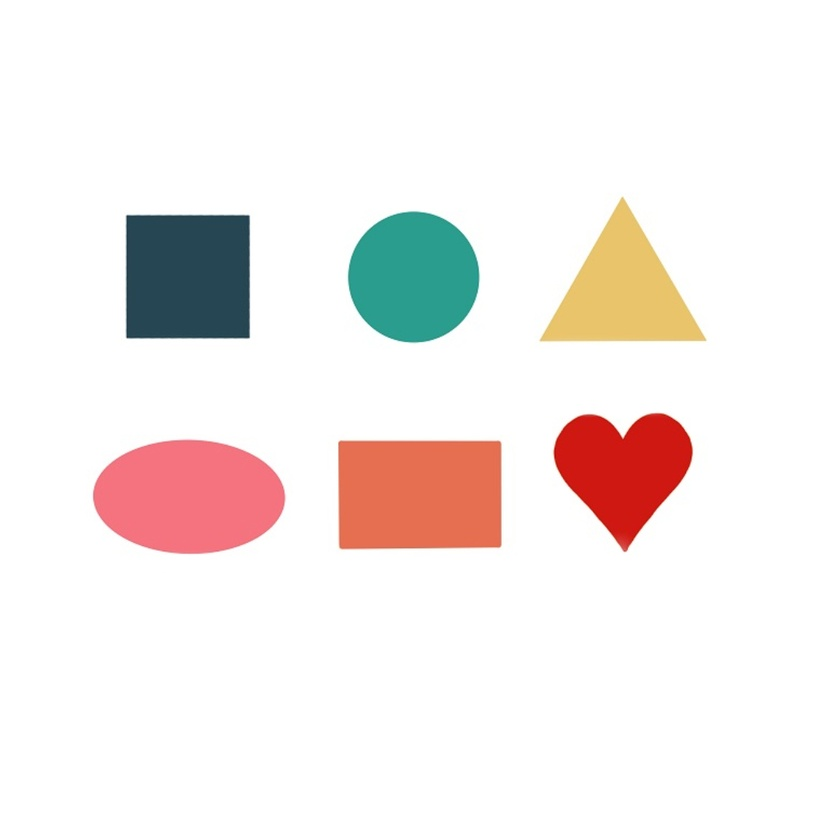
#> input picture images/shapes.jpg, 840 x 840 px, shrunk from 1080 x 1080 before the run
$ python opencv9.py   (older library calls are emulated)
#> lines starting #> are read from the running program, lines starting #| are printed output that depends on the picture; after the words box and inside, x2 and y2 are one past the last pixel; in counts of white or black regions, pixels touching at a corner belong together
#!/usr/bin/env python3

import numpy as np
import cv2

def read_rgb_image(image_name, show):
    rgb_image = cv2.imread(image_name)
    if show:
        cv2.imshow("RGB Image",rgb_image)
    return rgb_image

def convert_rgb_to_gray(rgb_image,show,blur):
    gray_image = cv2.cvtColor(rgb_image, cv2.COLOR_BGR2GRAY)
    if show:
        cv2.imshow("Gray Image",gray_image)
    if blur: rgb_image = cv2.GaussianBlur(rgb_image, (5, 5), 0)
    return gray_image

def convert_gray_to_binary(gray_image, adaptive, show):
    #choose THRESH_BINARY_INV or THRESH_BINARY depending on
    # which give a black background.
    # We must get a black background for countours to work
    if adaptive:
        binary_image = cv2.adaptiveThreshold(gray_image,
                            255,
                            cv2.ADAPTIVE_THRESH_GAUSSIAN_C,
                            cv2.THRESH_BINARY_INV, 5, 2)
    else:
        _,binary_image = cv2.threshold(gray_image,60,255,cv2.THRESH_BINARY_INV)
    if show:
        cv2.imshow("Binary Image", binary_image)
    #binary_image = cv2.erode(binary_image, None, iterations=2)
    #binary_image = cv2.dilate(binary_image, None, iterations=2)
    return binary_image

def getContours(binary_image):
    #_, contours, hierarchy = cv2.findContours(binary_image,
    #                                          cv2.RETR_TREE,
    #                                           cv2.CHAIN_APPROX_SIMPLE)
    contours, hierarchy = cv2.findContours(binary_image.copy(),
                                            cv2.RETR_EXTERNAL,
	                                        cv2.CHAIN_APPROX_SIMPLE)
    return contours

def draw_contours(image, contours, image_name):
    index = -1 #means all contours
    thickness = 2 #thinkess of the contour line
    color = (255, 0, 255) #color of the contour line
    cv2.drawContours(image, contours, index, color, thickness)
    cv2.imshow(image_name,image)

def process_contours(binary_image, rgb_image, contours):
    black_image = np.zeros([binary_image.shape[0], binary_image.shape[1],3],'uint8')

    for c in contours:
        area = cv2.contourArea(c)
        perimeter= cv2.arcLength(c, True)
        ((x, y), radius) = cv2.minEnclosingCircle(c)
        cv2.drawContours(rgb_image, [c], -1, (150,250,150), 1)
        cv2.drawContours(black_image, [c], -1, (150,250,150), 1)
        cx, cy = get_contour_center(c)
        cv2.circle(rgb_image, (cx,cy),(int)(radius),(0,0,255),1)
        cv2.circle(black_image, (cx,cy),(int)(radius),(0,0,255),1)
        print ("Area: {}, Perimeter: {}".format(area, perimeter))
    print ("number of contours: {}".format(len(contours)))
    cv2.imshow("RGB Image Contours",rgb_image)
    cv2.imshow("Black Image Contours",black_image)

def get_contour_center(contour):
    M = cv2.moments(contour)
    cx=-1
    cy=-1
    if (M['m00']!=0):
        cx= int(M['m10']/M['m00'])
        cy= int(M['m01']/M['m00'])
    return cx, cy

def main():
    image_name = "images/shapes.jpg"
    #image_name = "images/shapes2.jpg"
    rgb_image = read_rgb_image(image_name, True)
#> in read_rgb_image, rgb_image is the input picture: shape (840, 840, 3); mean B, G, R 235.1, 237.2, 244
    gray_image= convert_rgb_to_gray(rgb_image,True,True)
#> in convert_rgb_to_gray, `gray_image = cv2.cvtColor(rgb_image, cv2.COLOR_BGR2GRAY)`:
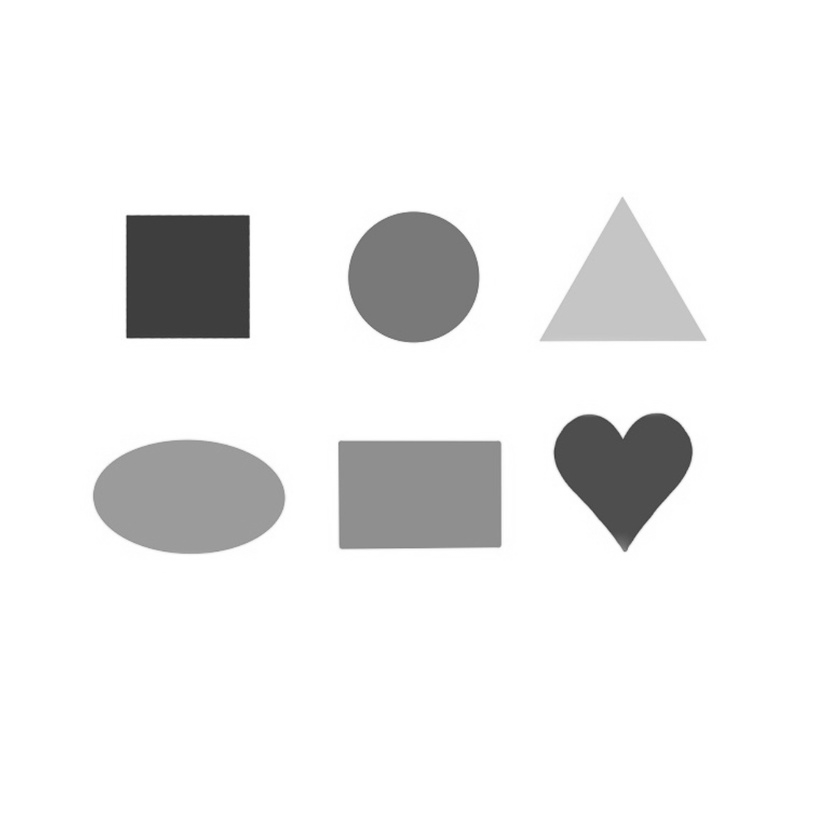
#> gray_image: shape (840, 840); min 39, max 255, mean 239
    binary_image = convert_gray_to_binary(gray_image, True, True)
#> in convert_gray_to_binary, `binary_image = cv2.adaptiveThreshold(gray_image, 255, cv2.ADAPTIVE_THR..`:
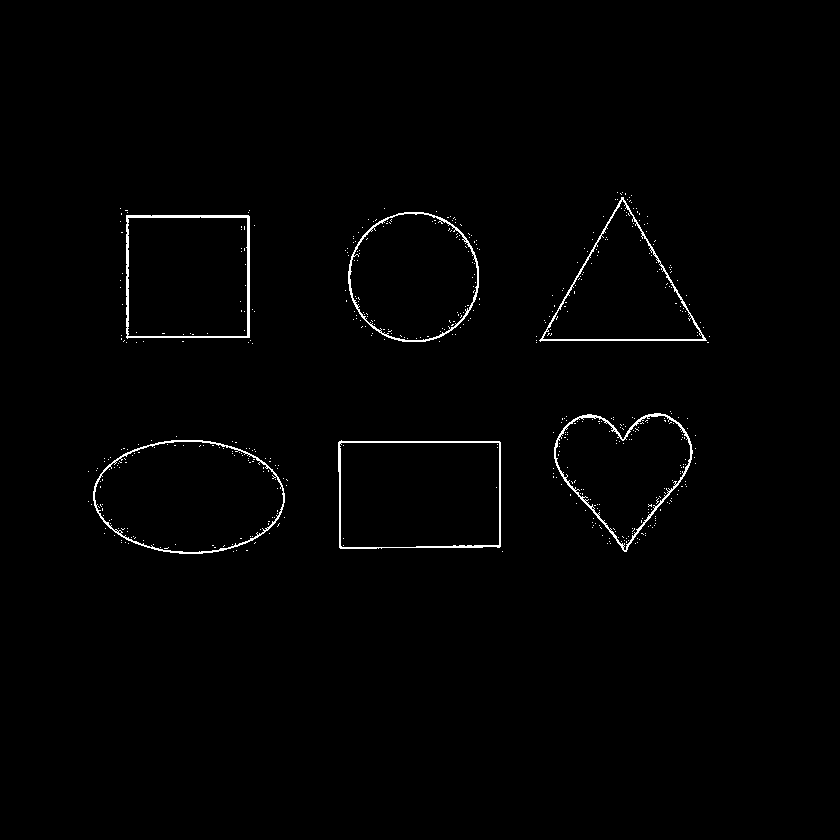
#> binary_image: shape (840, 840); 1% white in thin lines or dots, all inside (x1, y1, x2, y2) = (88, 192, 710, 554)
    contours = getContours(binary_image)
#> in getContours, `contours, hierarchy = cv2.findContours(binary_image.copy(), cv2.RETR_E..`: contours = 251 contours, 245 with area under 20; largest, box (x1, y1, x2, y2) and area: (338, 440, 501, 549) 17121, (93, 440, 285, 554) 16956, (126, 215, 250, 339) 14988, (348, 212, 479, 342) 13282, (539, 197, 707, 342) 11886, (554, 413, 693, 552) 11700
    process_contours(binary_image, rgb_image,contours)
#> the loop in process_contours, `for c in contours:` made 251 passes
#> (perimeter, x, y, radius) on passes 1, 2, 4: (0, 502, 551, 0.0001), (0, 233, 551, 0.0001), (0, 236, 550, 0.0001)
#| Area: 0.0, Perimeter: 0.0
#| Area: 0.0, Perimeter: 0.0
#| Area: 0.0, Perimeter: 2.0
#| Area: 0.0, Perimeter: 0.0
#| Area: 0.0, Perimeter: 0.0
#| Area: 0.0, Perimeter: 0.0
#| Area: 0.0, Perimeter: 0.0
#| Area: 0.0, Perimeter: 0.0
#> (further printed lines are left out)
#> after the loop in process_contours, `for c in contours:`:
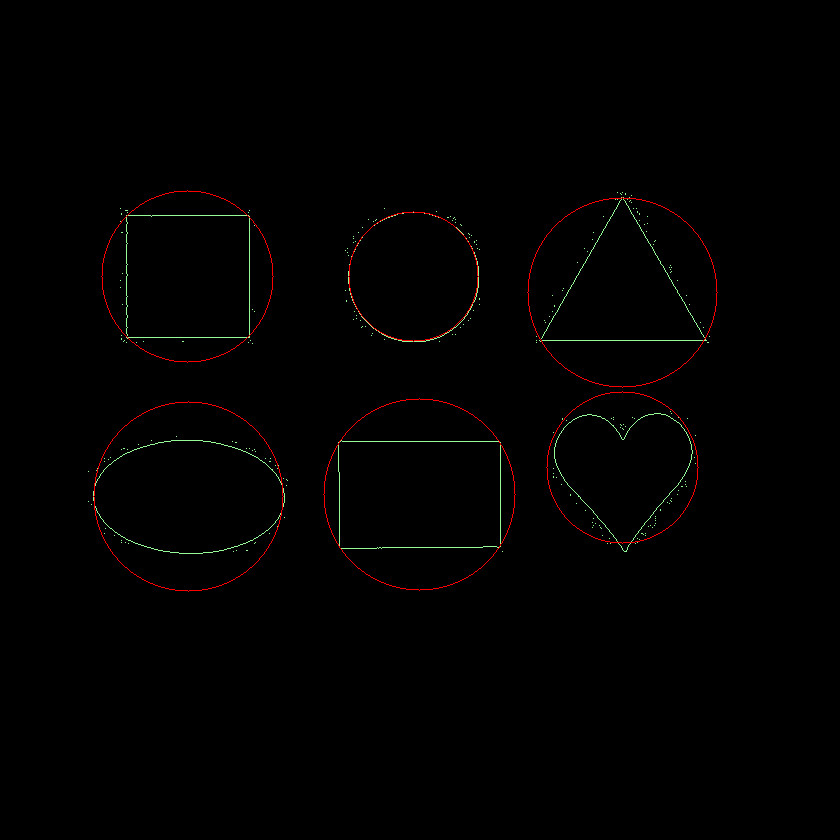
#> black_image: shape (840, 840, 3); mean B, G, R 0.6, 1, 1.6
#> after the loop in process_contours, `for c in contours:`:
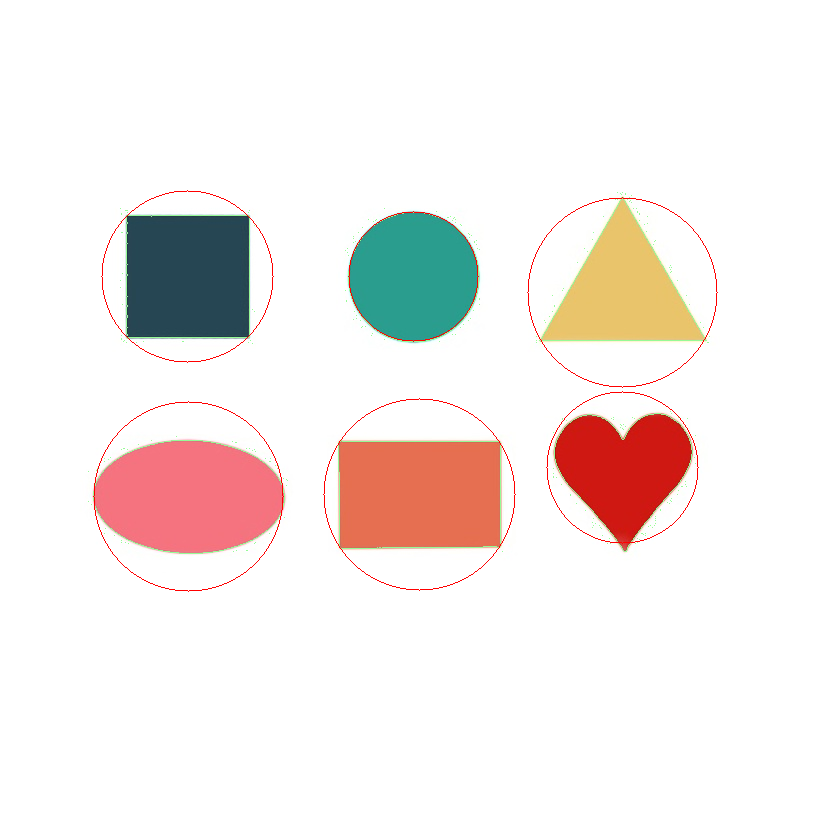
#> rgb_image: shape (840, 840, 3); 0.8% of pixels changed, all inside (x1, y1, x2, y2) = (88, 190, 718, 592)

    cv2.waitKey(0)
    cv2.destroyAllWindows()

if __name__ == '__main__':
    main()


cv2.waitKey(0)
cv2.destroyAllWindows()

$ run again, with images/chess.jpg copied over images/shapes.jpg
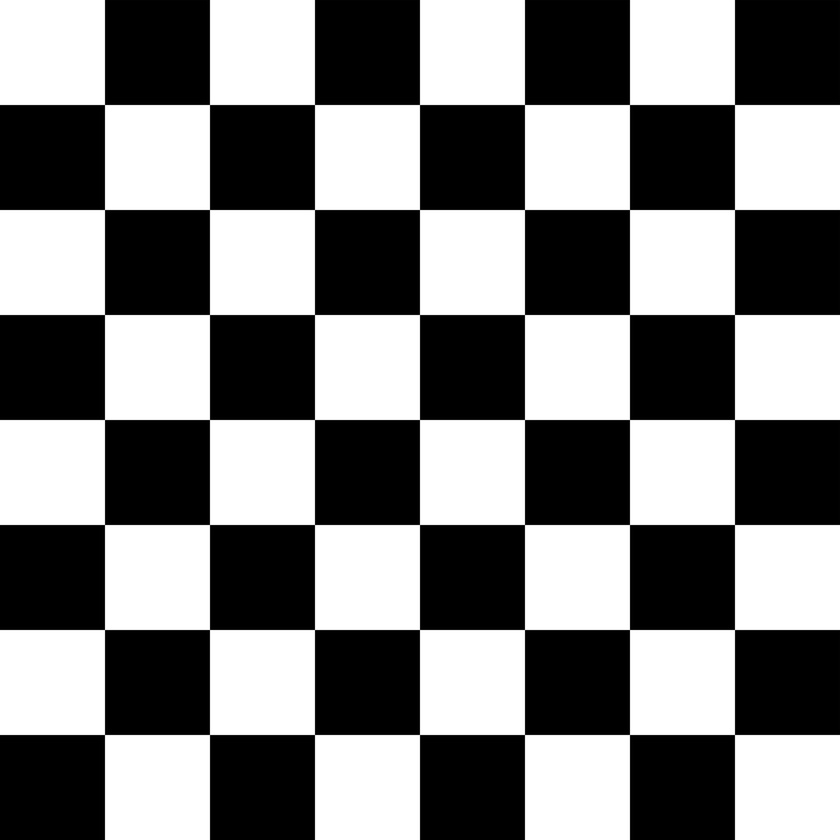
#> input picture images/chess.jpg, 840 x 840 px, shrunk from 1920 x 1920 before the run
#> in read_rgb_image, rgb_image is the input picture: shape (840, 840, 3); min 0, max 255, mean 127.6
#> in convert_gray_to_binary, `binary_image = cv2.adaptiveThreshold(gray_image, 255, cv2.ADAPTIVE_THR..`:
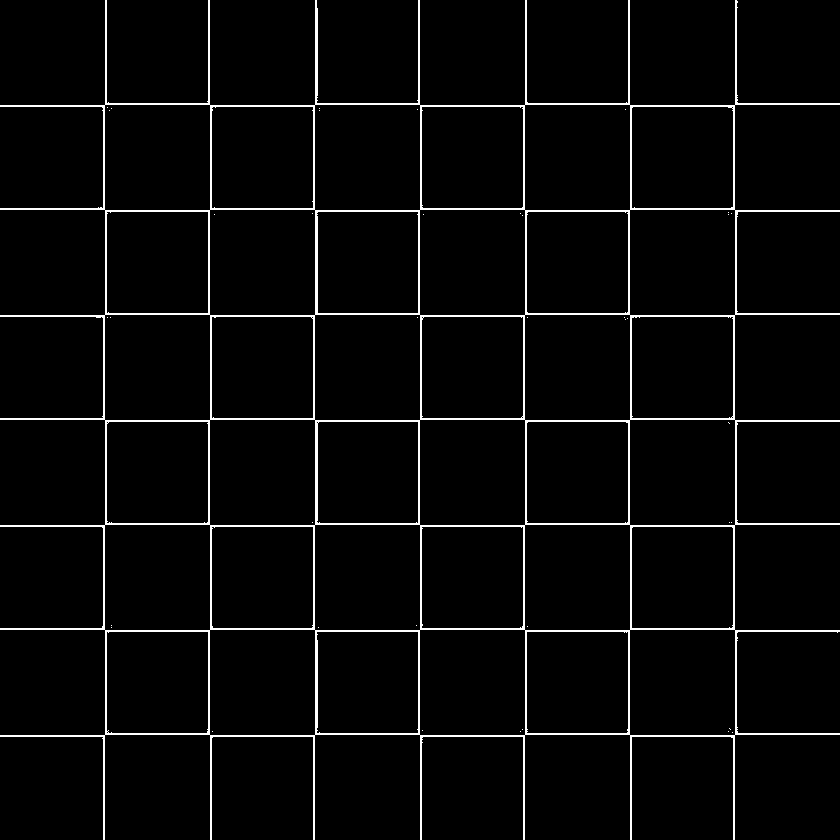
#> binary_image: shape (840, 840); 3.4% white in thin lines or dots
#> in getContours, `contours, hierarchy = cv2.findContours(binary_image.copy(), cv2.RETR_E..`: contours = 1 contour; box (x1, y1, x2, y2) and area: (0, 0, 840, 840) 401196
#> the loop in process_contours, `for c in contours:` made 1 pass
#> (area, perimeter, x, y, radius, cx, cy) on pass 1: (401196.5, 8333.9, 419.5, 419.5, 525.5, 419, 419)
#> (printed output is left out)
#> after the loop in process_contours, `for c in contours:`:
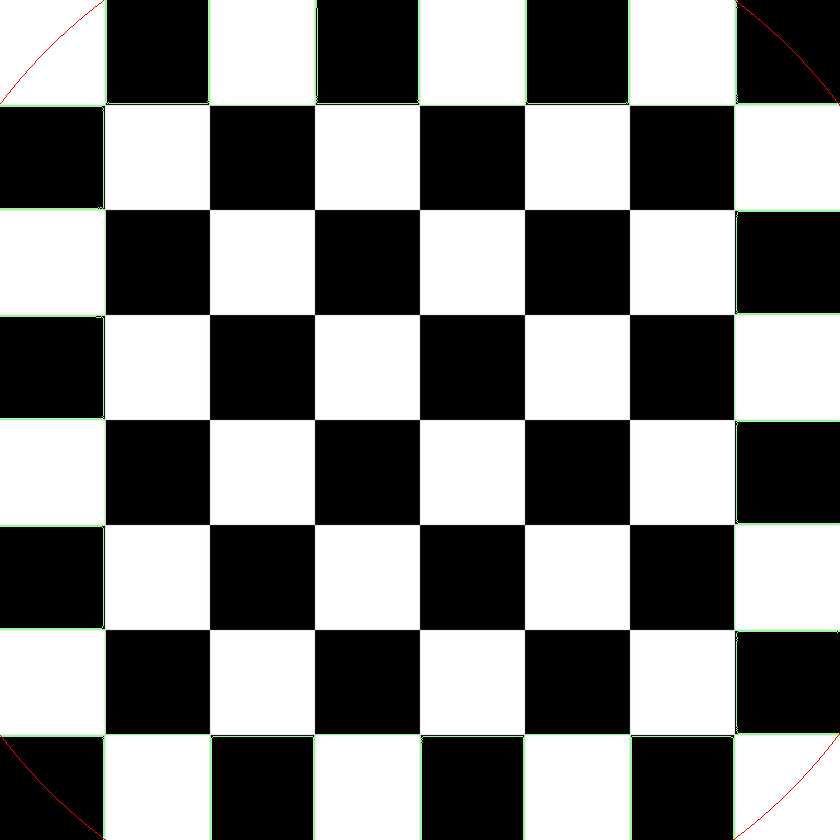
#> rgb_image: shape (840, 840, 3); 1.24% of pixels changed, all inside (x1, y1, x2, y2) = (0, 0, 840, 840)
#| number of contours: 1
